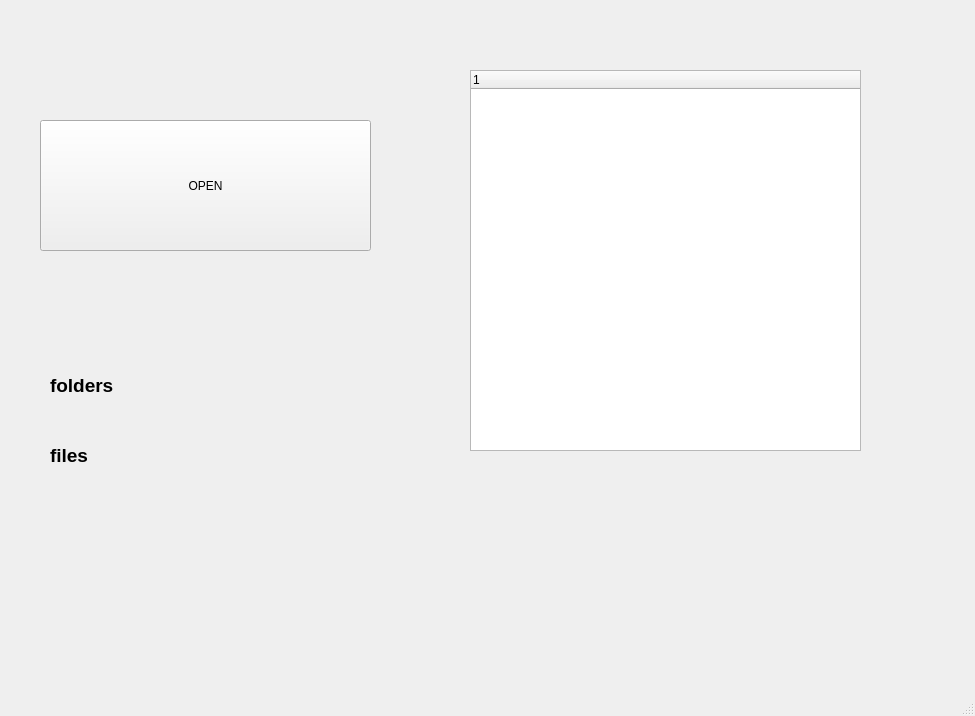
<?xml version="1.0" encoding="UTF-8"?>
<ui version="4.0">
 <class>MainWindow</class>
 <widget class="QMainWindow" name="MainWindow">
  <property name="geometry">
   <rect>
    <x>0</x>
    <y>0</y>
    <width>975</width>
    <height>716</height>
   </rect>
  </property>
  <property name="windowTitle">
   <string>MainWindow</string>
  </property>
  <widget class="QWidget" name="centralwidget">
   <widget class="QPushButton" name="pushButton">
    <property name="geometry">
     <rect>
      <x>40</x>
      <y>120</y>
      <width>331</width>
      <height>131</height>
     </rect>
    </property>
    <property name="text">
     <string>OPEN</string>
    </property>
   </widget>
   <widget class="QLabel" name="foldersLabel">
    <property name="geometry">
     <rect>
      <x>140</x>
      <y>350</y>
      <width>211</width>
      <height>71</height>
     </rect>
    </property>
    <property name="font">
     <font>
      <pointsize>14</pointsize>
      <weight>75</weight>
      <bold>true</bold>
     </font>
    </property>
    <property name="text">
     <string/>
    </property>
   </widget>
   <widget class="QLabel" name="filesLabel">
    <property name="geometry">
     <rect>
      <x>140</x>
      <y>420</y>
      <width>221</width>
      <height>71</height>
     </rect>
    </property>
    <property name="font">
     <font>
      <pointsize>14</pointsize>
      <weight>75</weight>
      <bold>true</bold>
     </font>
    </property>
    <property name="text">
     <string/>
    </property>
   </widget>
   <widget class="QLabel" name="label">
    <property name="geometry">
     <rect>
      <x>50</x>
      <y>350</y>
      <width>91</width>
      <height>71</height>
     </rect>
    </property>
    <property name="font">
     <font>
      <pointsize>14</pointsize>
      <weight>75</weight>
      <bold>true</bold>
     </font>
    </property>
    <property name="text">
     <string>folders</string>
    </property>
   </widget>
   <widget class="QLabel" name="label_2">
    <property name="geometry">
     <rect>
      <x>50</x>
      <y>430</y>
      <width>71</width>
      <height>51</height>
     </rect>
    </property>
    <property name="font">
     <font>
      <pointsize>14</pointsize>
      <weight>75</weight>
      <bold>true</bold>
     </font>
    </property>
    <property name="text">
     <string>files</string>
    </property>
   </widget>
   <widget class="QTreeWidget" name="treeWidget">
    <property name="geometry">
     <rect>
      <x>470</x>
      <y>70</y>
      <width>391</width>
      <height>381</height>
     </rect>
    </property>
    <column>
     <property name="text">
      <string notr="true">1</string>
     </property>
    </column>
   </widget>
  </widget>
  <widget class="QMenuBar" name="menubar">
   <property name="geometry">
    <rect>
     <x>0</x>
     <y>0</y>
     <width>975</width>
     <height>30</height>
    </rect>
   </property>
  </widget>
  <widget class="QStatusBar" name="statusbar"/>
 </widget>
 <resources/>
 <connections/>
</ui>
